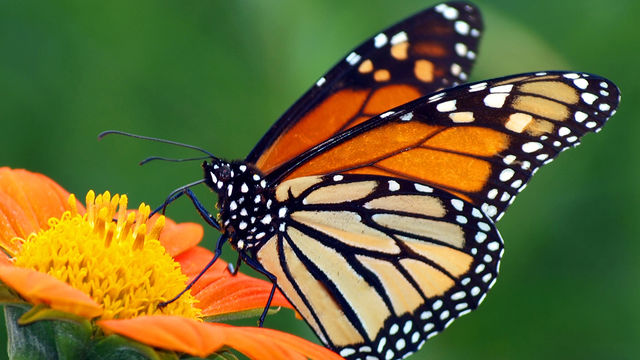
#> input picture P_OpenCV/Corner_Detection/Butterfly.jpg, 640 x 360 px
$ python SIFT.py   (older library calls are emulated)
#> lines starting #> are read from the running program, lines starting #| are printed output that depends on the picture
# -*- coding: utf-8 -*-
"""
Created on Thu Feb 15 14:49:51 2018

@author: Caihao.Cui
"""

import cv2
import numpy as np
from matplotlib import pyplot as plt


img = cv2.imread('Butterfly.jpg')
#> img is the input picture: shape (360, 640, 3); mean B, G, R 53.3, 105.1, 104.5
gray= cv2.cvtColor(img,cv2.COLOR_BGR2GRAY)
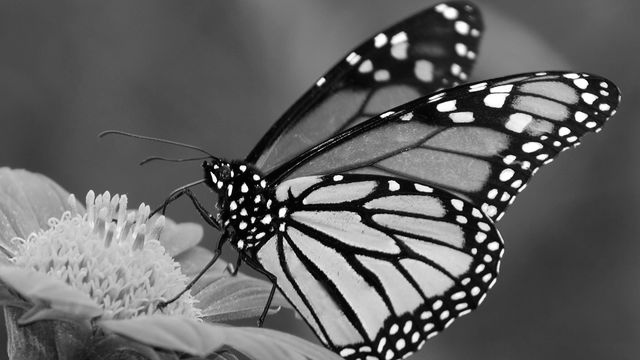
#> gray: shape (360, 640); min 0, max 255, mean 99

# sift = cv2.SIFT()
# https://www.pyimagesearch.com/2015/07/16/where-did-sift-and-surf-go-in-opencv-3/
sift = cv2.xfeatures2d.SIFT_create()

(kp, descs) = sift.detectAndCompute(gray, None)
#> kp = 1319 keypoints; strongest (x, y, size): (244, 188, 5), (243, 168, 4), (243, 225, 4.7), (256, 177, 3.8)

img2 = cv2.drawKeypoints(gray, kp, None,(0,255,0),4)
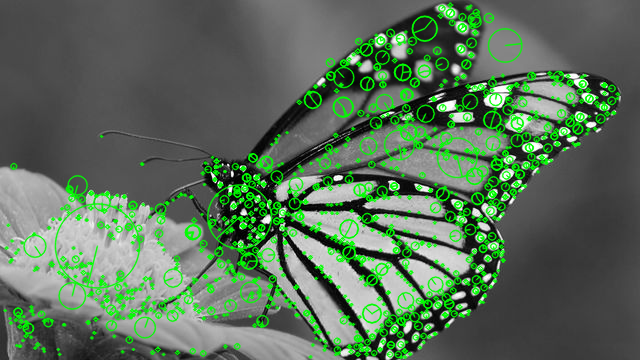
#> img2: shape (360, 640, 3); mean of channels 0, 1, 2 88.8, 111.9, 88.8; drawn as B, G, R

plt.imshow(img2);
plt.show()


cv2.imwrite('sift_keypoints.jpg',img2)

#
img2=cv2.drawKeypoints(gray,kp,None, flags=cv2.DRAW_MATCHES_FLAGS_DRAW_RICH_KEYPOINTS)
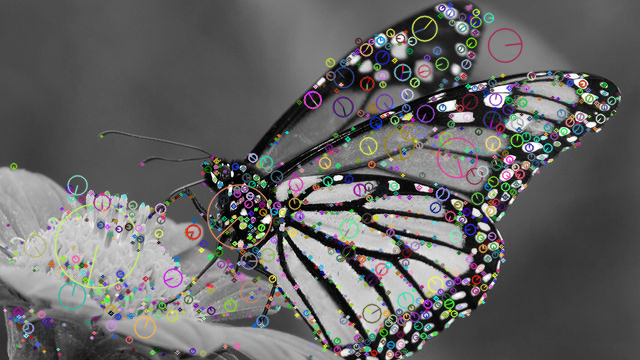
#> img2: shape (360, 640, 3); mean of channels 0, 1, 2 100.2, 100.5, 100.8; drawn as B, G, R
cv2.imwrite('sift_keypoints2.jpg',img2)

plt.imshow(img2);
plt.show()
#
#
#sift = cv2.SIFT()
#kp, des = sift.detectAndCompute(gray,None)
